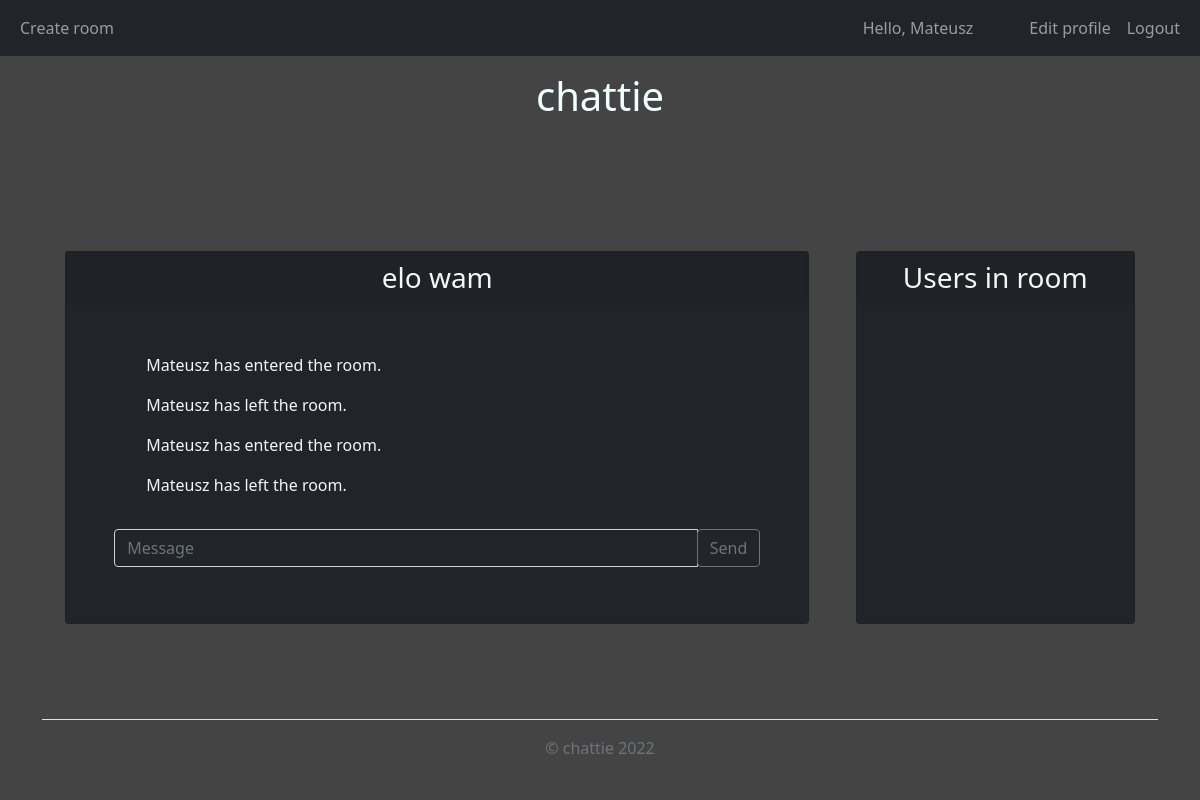
/chat?room_name=elo+wam (signed in), run on the app's committed database.
### chattie/models.py (models this page shows, shortened)
class TimestampMixin():
    created = db.Column(
        db.DateTime,
        nullable=False,
        default=datetime.utcnow)
    updated = db.Column(db.DateTime,
                        onupdate=datetime.utcnow)

class User(db.Model, UserMixin, TimestampMixin):
    __tablename__ = 'user'
    id = db.Column(db.Integer,
                   primary_key=True)
    username = db.Column(db.String(20),
                         unique=True,
                         nullable=False)
    email = db.Column(db.String(120),
                      unique=True,
                      nullable=False)
    password = db.Column(db.String(60),
                         nullable=False)
    rooms_created = db.relationship('Room',
                                    backref='creator',
                                    lazy=True)
    messages_sent = db.relationship('Message',
                                    backref='author',
                                    lazy=True)
    profile = db.relationship('Profile',
                              backref=backref('user',
                                              uselist=False),
                              lazy=True,)

class Room(db.Model, TimestampMixin):
    __tablename__ = 'room'
    id = db.Column(db.Integer,
                   primary_key=True)
    name = db.Column(db.String(20),
                     nullable=False,
                     unique=True)
    creator_id = db.Column(db.Integer,
                           db.ForeignKey('user.id'),
                           nullable=False)
    participants = db.relationship('User',
                                   secondary=user_identifier)
    messages = db.relationship('Message',
                               backref='room_with_messages',
                               lazy=True,
                               cascade="all, delete")

class Message(db.Model, TimestampMixin):
    __tablename__ = 'message'
    id = db.Column(db.Integer,
                   primary_key=True)
    message = db.Column(db.String(1000),
                        nullable=False)
    username = db.Column(db.String,
                         db.ForeignKey('user.username'))
    roomname = db.Column(db.String,
                         db.ForeignKey('room.name'), nullable=False)

### chattie/chats/routes.py (the view)
@chats.route("/chat", methods=['GET', 'POST'])
@login_required
def room():
    room_name = request.args.get('room_name')
    room = Room.query.filter_by(name=room_name).first()
    messages = Message.query.filter_by(roomname=room_name)
    users = room.participants
    return render_template('room.html',
                           title=room.name,
                           room=room,
                           messages=messages,
                           users=users)

### chattie/models.py (called while the page is built)
@login_manager.user_loader
def load_user(user_id):
    return User.query.get(int(user_id))

### chattie/templates/room.html (shortened to what this page needs)
{% extends "main.html" %}
{% block content %}
<div class="container d-flex justify-content-around my-auto">
    <div class="card col-md-8 bg-dark">
        <div class="card text-center bg-dark">
            <h3 class=" fw-normal card-text card-header ">{{room.name}}</h3>
        </div>
        <div class="p-5">
            <ul id="messages" class="mh-50 overflow-auto">
                {% for message in messages %}
                    <p>
                        {{ message.message }}
                    </p>
                {% endfor %}
            </ul>
            <form onsubmit="return false">
                <div class="my-2 input-group">
                    <input type="text" class="form-control bg-dark text-white" placeholder="Message" id="myMessage">
                    <div class="input-group-append">
                        <button id="sendbutton" class="btn btn-outline-secondary">Send</button>
                    </div>
                </div>
            </form>
        </div>
    </div>
    <div class="card col-md-3 bg-dark">
        <div class="card text-center bg-dark">
            <h3 class=" fw-normal card-text card-header">Users in room</h3>
        </div>
        <div class="p-5" id="room_users">
        </div>
    </div>
</div>
{% endblock %}

### chattie/templates/layout/navbar.html (shortened to what this page needs)
{% if current_user.is_authenticated %}
  <nav class="navbar navbar-expand-lg navbar-dark  bg-dark">
    <div class="container-fluid">
      <div class="collapse navbar-collapse" id="navbarSupportedContent">
      <ul class="navbar-nav me-auto mb-2 mb-lg-0">
        <li class='nav-item'>
          <a class='nav-link' href="{{ url_for('chats.create_room') }}">Create room</a>
        </li>
      </ul>
        <ul class="navbar-nav ms-auto mb-2 mb-lg-0">
          <li>
            <p class="navbar-text me-5 my-auto">Hello, {{current_user.username}}</p>
          </li>
          <li class="nav-item">
            <a class="nav-link" href="{{ url_for('users.edit_profile') }}">Edit profile</a>
          </li>
          <li>
            <a class="nav-link" href="{{ url_for('users.logout') }}">Logout</a>
          </li>
        </ul>
      </div>
    </div>
  </nav>
{% endif %}

### chattie/static/css/main.css (style rules this page uses)
body { background-color: #444; color: whitesmoke; }
a { color: azure; text-decoration: none; }
.mh-50 { max-height: 50vh; }
ul { list-style-type: none; }

### data on the page
User: username "Mateusz"
Room: name "elo wam"
Message: message "Mateusz has entered the room."
Message: message "Mateusz has left the room."
Message: message "Mateusz has entered the room."
Message: message "Mateusz has left the room."
